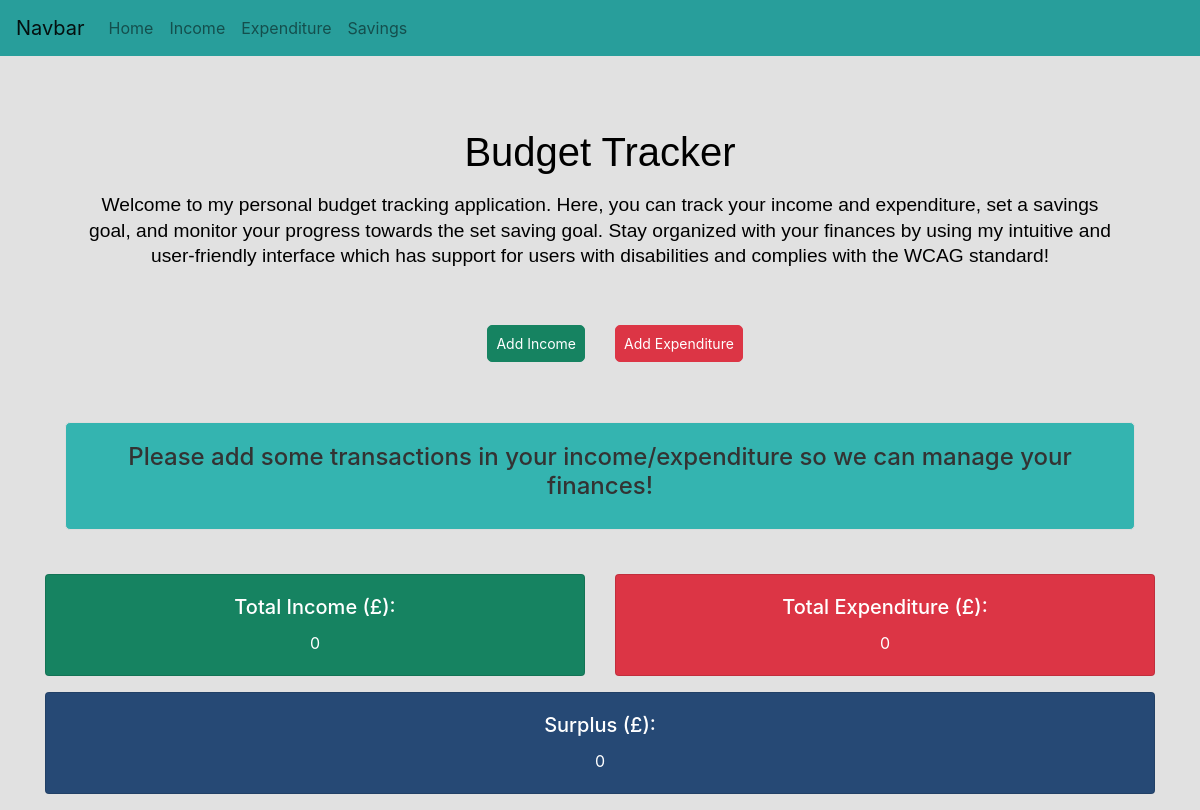
Before: / with the older database file.
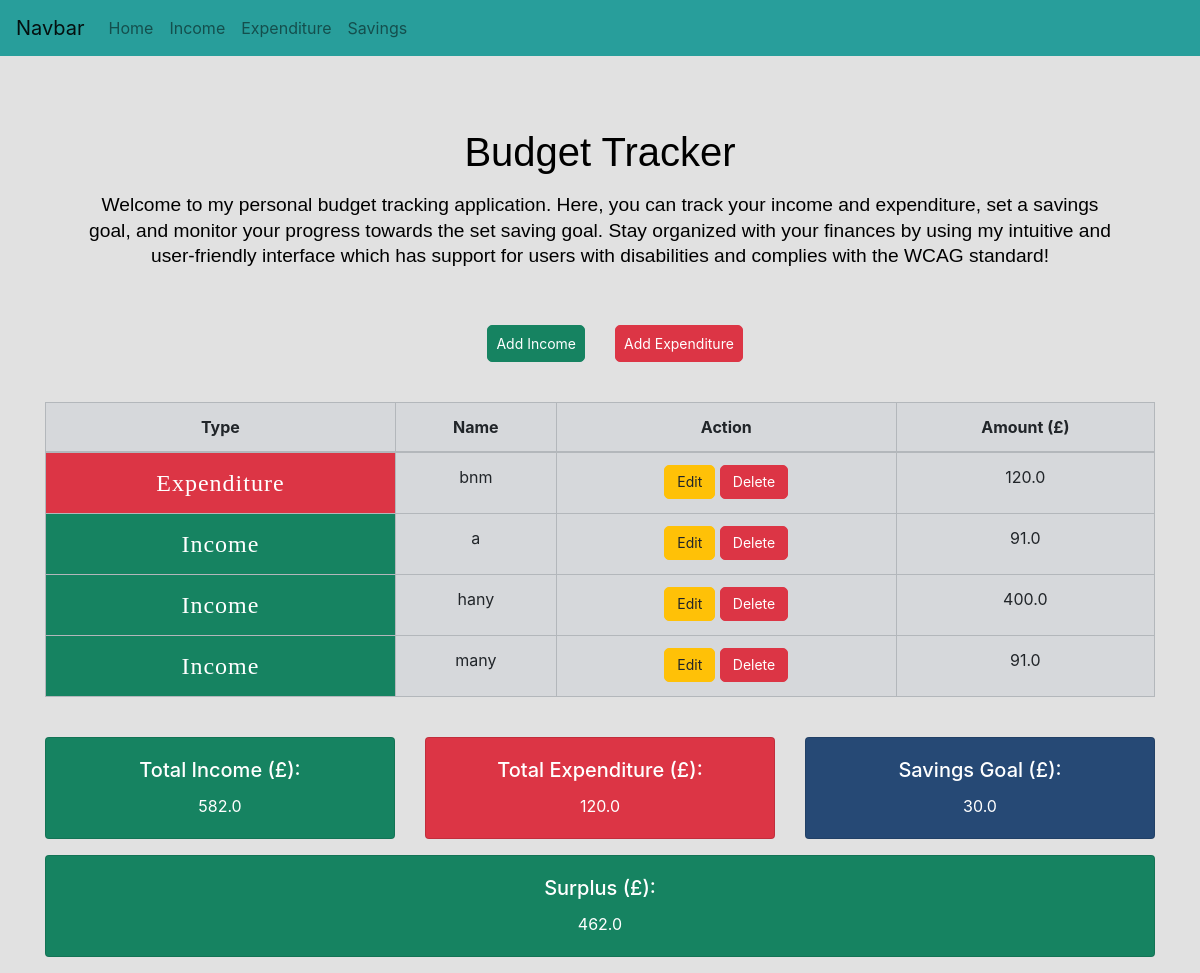
After: the same page with the newer database file.
### app/models.py (models this page shows)
class Expenditure(db.Model):
    id = db.Column(db.Integer, primary_key=True)
    name = db.Column(db.String(500), index=True, unique=True)
    amount = db.Column(db.Float)
    date_created = db.Column(db.DateTime, default=datetime.utcnow)

class Income(db.Model):
    id = db.Column(db.Integer, primary_key=True)
    name = db.Column(db.String(500), index=True, unique=True)
    amount = db.Column(db.Float)
    date_created = db.Column(db.DateTime, default=datetime.utcnow)

class Savings(db.Model):
    id = db.Column(db.Integer, primary_key=True)
    name = db.Column(db.String(500))
    goal_amount = db.Column(db.Float)
    date_created = db.Column(db.DateTime, default=datetime.utcnow)

### app/views.py (the view)
@app.route('/', methods=['GET', 'POST'])
def index():
    income_entries = models.Income.query.all()
    expenditure_entries = models.Expenditure.query.all()
    total_income = sum(entry.amount for entry in income_entries)
    total_expenditure = sum(entry.amount for entry in expenditure_entries)
    total_difference = total_income - total_expenditure
    income_and_expenditure = income_entries + expenditure_entries
    savingsGoal = models.Savings.query.limit(1).all()
    income_and_expenditure.sort(key=lambda x: x.date_created)
    return render_template('index.html',
                           title='Home Page',
                           income_and_expenditure=income_and_expenditure,
                           total_income=total_income,
                           total_expenditure=total_expenditure,
                           total_difference=total_difference,
                           savingsGoal=savingsGoal)

### app/templates/index.html
{% extends "base.html" %}
{% block content %}
<div class="container">
    <div class="main">
        <h1 class="text-center mb-4">Budget Tracker</h1>
        <p class="text-center">Welcome to my personal budget tracking application.
            Here, you can track your income and expenditure, set a savings goal,
            and monitor your progress towards the set saving goal.
            Stay organized with your finances by using my intuitive and user-friendly interface which
            has support for users with disabilities and complies with the WCAG standard!</p>
    </div>
    <div>
        <div class="row mb-3">
            <div class="col-6">
                <a href="/income" class="btn btn-success float-md-right p-2 display-1" role="button" aria-pressed="true">Add Income</a>
            </div>
            <div class="col-6">
                <a href="/expenditure" class="btn btn-danger  p-2" role="button" aria-pressed="true">Add Expenditure</a>
            </div>
        </div>
    </div>
    <br>
        {% if income_and_expenditure %}
            <table class="table table-bordered table-secondary">
                <thead>
                    <tr class="text-center">
                        <th scope="col">Type</th>
                        <th scope="col">Name</th>
                        <th scope="col">Action</th>
                        <th scope="col">Amount (£)</th>
                    </tr>
                </thead>
                <tbody>
                    {% for result in income_and_expenditure %}
                        {% set is_income = result.__tablename__ == 'income' %}
                        {% set row_class = 'income' if is_income else 'expenditure' %}
                        <tr class="text-center">
                            <th scope="row" class="{{ row_class }}">{{ 'Income' if is_income else 'Expenditure' }}</th>
                            <td>{{ result.name }}</td>
                            <td>
                                <a href="{{ url_for('update_entry', entry_type=result.__tablename__, id=result.id) }}" class="btn btn-warning">Edit</a>
                                <a href="{{ url_for('delete_entry', entry_type=result.__tablename__, id=result.id) }}" class="btn btn-danger">Delete</a>
                            </td>
                            <td>{{ result.amount }}</td>
                        </tr>
                    {% endfor %}
                </tbody>
            </table>
        {% else %}
            <div class="empty">
                <h1>Please add some transactions in your income/expenditure so we can manage your finances!</h1>
            </div>
        {% endif %}
    <br>
    <div class="row">
        <div class="col-sm text-center">
            <div class="card text-white bg-success mb-3" >
                <div class="card-body">
                    <h5 class="card-title">Total Income (£):</h5>
                    <p class="card-text">
                        {{ total_income }}
                    </p>
                </div>
            </div>
        </div>
        <div class="col-sm text-center">
            <div class="card text-white bg-danger mb-3">
                <div class="card-body">
                    <h5 class="card-title">Total Expenditure (£):</h5>
                    <p class="card-text">
                        {{ total_expenditure }}
                    </p>
                </div>
            </div>
        </div>
        {% if savingsGoal %}
            <div class="col-sm text-center">
                <div class="card text-white bg-info mb-3">
                    <div class="card-body">
                        <h5 class="card-title">Savings Goal (£):</h5>
                        <p class="card-text">{{ savingsGoal[0].goal_amount }}</p>
                    </div>
                </div>
            </div>
        {% endif %}
    </div>
    <div class="row">
        <div class="col text-center">
            <div class="card text-white
            {% if total_difference < 0 %}
             bg-danger
            {% elif total_difference > 0 %}
            bg-success
            {% else %}
            bg-info
            {% endif %} mb-3">
                <div class="card-body">
                    <h5 class="card-title">
                        {% if total_difference < 0 %}
                            Deficit
                        {% else %}
                            Surplus
                        {% endif %}
                        (£):
                    </h5>
                    <p class="card-text">
                        {% if total_difference < 0 %}
                            {{ total_difference * -1 }}
                        {% else %}
                            {{ total_difference }}
                        {% endif %}
                    </p>
                </div>
            </div>
        </div>
    </div>
</div>
{% endblock %}

### app/templates/base.html (shortened to what this page needs)
<!DOCTYPE html>
<html lang="en">
    <head>
        <link rel="stylesheet" href="https://stackpath.bootstrapcdn.com/bootstrap/4.2.1/css/bootstrap.min.css">
        <link rel="stylesheet" href="../static/style.css" />
    </head>
    <body>
        <nav class="navbar navbar-expand-sm navbar-light bg-navbar">
            <a class="navbar-brand" href="#">Navbar</a>
            <div class="collapse navbar-collapse" id="navbarSupportedContent">
              <ul class="navbar-nav mr-auto">
                <li class="nav-item"><a class="nav-link" href="/">Home</a></li>
                <li class="nav-item"><a class="nav-link" href="/income">Income</a></li>
                <li class="nav-item"><a class="nav-link" href="/expenditure">Expenditure</a></li>
                <li class="nav-item"><a class="nav-link" href="/savings">Savings</a></li>
              </ul>
            </div>
          </nav>
        <div>
            {% block content %}{% endblock %}
        </div>
    </body>
</html>

### app/static/style.css (style rules this page uses)
body { background-color: rgb(225, 225, 225); }
.container { padding-top: 40px; margin: auto; }
.income { background-color: #168361; color: white; font-family: Gill Sans, Verdana; font-size: 24px; letter-spacing: 1px; font-weight: 350; text-align: center; }
.expenditure { background-color: #DC3545; color: white; font-family: Gill Sans, Verdana; font-size: 24px; letter-spacing: 1px; font-weight: 350; text-align: center; }
.btn { border-radius: 5px; padding: 6px 12px; font-size: 14px; line-height: 1.4; }
.btn-success { background-color: #168361; color: white; border-color: #168361; }
.btn-danger { background-color: #DC3545; color: white; border-color: #DC3545; }
.bg-success { background-color: #168361 !important; }
.bg-info { background-color: #264975 !important; }
.bg-navbar { background-color: #289e9b !important; }
.main { color:black; font-size: 24px; padding: 40px; }
.main > h1 { font-family: Arial, sans-serif; font-size: 2.5rem; line-height: 2rem; }
.main > p { font-family: Arial, sans-serif; font-size: 1.2rem; line-height: 1.6rem; }

Changed rows visible on the page:
added Expenditure: value "Expenditure", name "bnm", amount "120.0"
added Income: value "Income", name "a", amount "91.0"
added Income: value "Income", name "hany", amount "400.0"
added Income: value "Income", name "many", amount "91.0"
added Savings: goal_amount "30.0"
Other visible differences:
{{ total_income }}: "0" → "582.0"
{{ total_expenditure }}: "0" → "120.0"
{{ total_difference }}: "0" → "462.0"
text no longer shown: "Please add some transactions in your income/expenditure so we can manage your finances!"
text now shown: "Type Name Action Amount (£) Savings Goal (£):"
